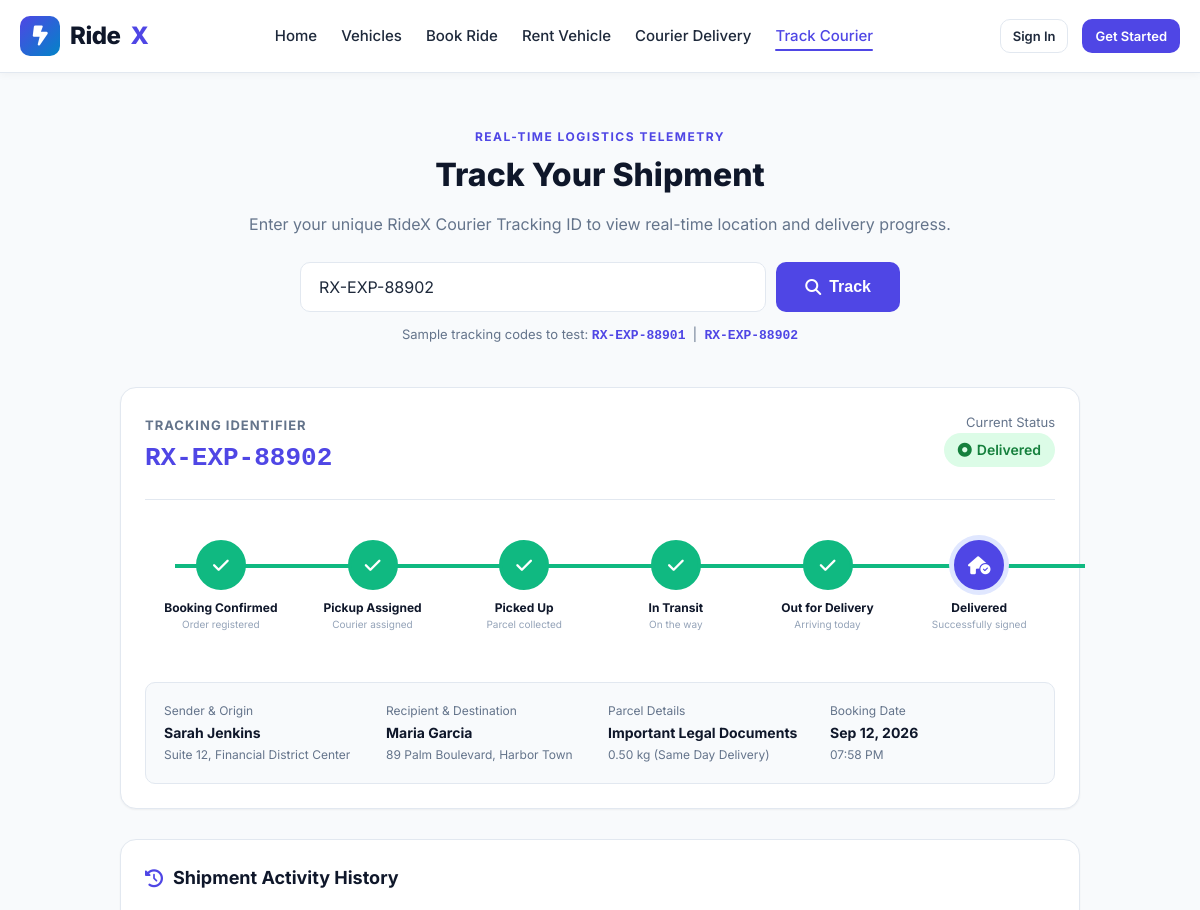
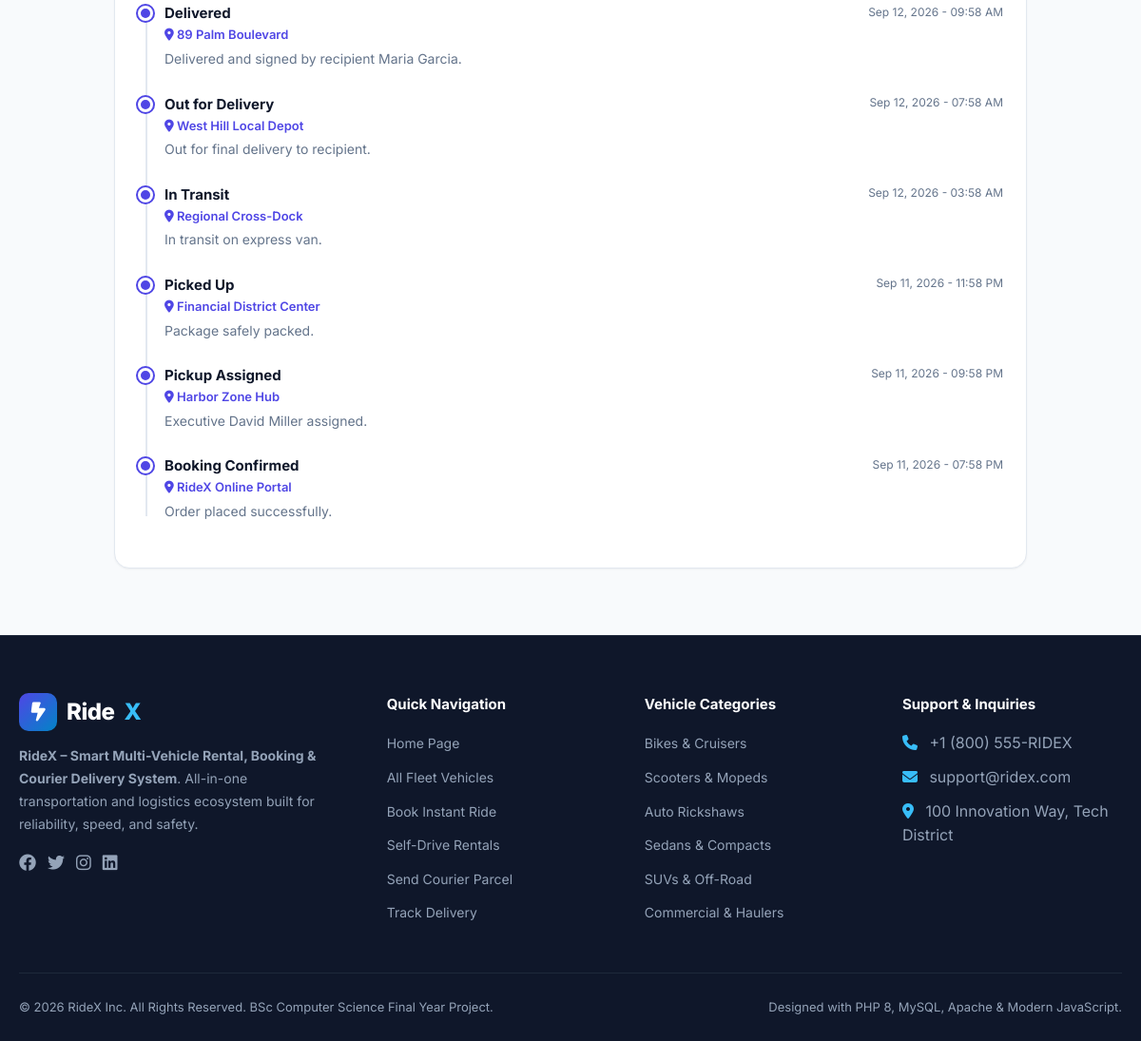
/tracking.php?code=RX-EXP-88902, run on the app's committed database (2 pictures, top to bottom).
### tables this page shows
CREATE TABLE `courier_bookings` (
  `id` INT AUTO_INCREMENT PRIMARY KEY,
  `tracking_code` VARCHAR(30) NOT NULL UNIQUE,
  `user_id` INT NULL,
  `sender_name` VARCHAR(100) NOT NULL,
  `sender_phone` VARCHAR(20) NOT NULL,
  `pickup_address` TEXT NOT NULL,
  `receiver_name` VARCHAR(100) NOT NULL,
  `receiver_phone` VARCHAR(20) NOT NULL,
  `delivery_address` TEXT NOT NULL,
  `parcel_type` VARCHAR(80) NOT NULL,
  `parcel_weight` DECIMAL(6,2) NOT NULL,
  `delivery_option` ENUM('Standard Delivery', 'Express Delivery', 'Same Day Delivery') NOT NULL DEFAULT 'Standard Delivery',
  `delivery_fee` DECIMAL(10,2) NOT NULL,
  `payment_status` ENUM('Pending', 'Paid') NOT NULL DEFAULT 'Pending',
  `current_status` ENUM('Payment Pending', 'Booking Confirmed', 'Pickup Assigned', 'Picked Up', 'In Transit', 'Out for Delivery', 'Delivered', 'Cancelled') NOT NULL DEFAULT 'Payment Pending',
  `created_at` TIMESTAMP DEFAULT CURRENT_TIMESTAMP,
  FOREIGN KEY (`user_id`) REFERENCES `users`(`id`) ON DELETE SET NULL,
  INDEX `idx_tracking_code` (`tracking_code`),
  INDEX `idx_courier_status` (`current_status`)
);

CREATE TABLE `courier_tracking` (
  `id` INT AUTO_INCREMENT PRIMARY KEY,
  `courier_id` INT NOT NULL,
  `status` ENUM('Booking Confirmed', 'Pickup Assigned', 'Picked Up', 'In Transit', 'Out for Delivery', 'Delivered', 'Cancelled') NOT NULL,
  `location` VARCHAR(150) NOT NULL,
  `remarks` TEXT NULL,
  `timestamp` TIMESTAMP DEFAULT CURRENT_TIMESTAMP,
  FOREIGN KEY (`courier_id`) REFERENCES `courier_bookings`(`id`) ON DELETE CASCADE,
  INDEX `idx_courier_id` (`courier_id`)
);

### tracking.php (the view, shortened to what this page needs)
<?php
$db = getDB();
$trackingCode = isset($_GET['code']) ? trim($_GET['code']) : '';
$courier = null;
$milestones = [];
$allSteps = [
    'Booking Confirmed' => ['icon' => 'fa-clipboard-check', 'desc' => 'Order registered'],
    'Pickup Assigned'   => ['icon' => 'fa-user-check', 'desc' => 'Courier assigned'],
    'Picked Up'         => ['icon' => 'fa-boxes-packing', 'desc' => 'Parcel collected'],
    'In Transit'        => ['icon' => 'fa-truck-fast', 'desc' => 'On the way'],
    'Out for Delivery'  => ['icon' => 'fa-route', 'desc' => 'Arriving today'],
    'Delivered'         => ['icon' => 'fa-house-circle-check', 'desc' => 'Successfully signed']
];
if (!empty($trackingCode)) {
    $stmt = $db->prepare("SELECT * FROM courier_bookings WHERE tracking_code = ?");
    $stmt->bind_param("s", $trackingCode);
    $stmt->execute();
    $courier = $stmt->get_result()->fetch_assoc();
    if ($courier) {
        $stmtHistory = $db->prepare("SELECT * FROM courier_tracking WHERE courier_id = ? ORDER BY timestamp ASC, id ASC");
        $stmtHistory->bind_param("i", $courier['id']);
        $stmtHistory->execute();
        $milestones = $stmtHistory->get_result()->fetch_all(MYSQLI_ASSOC);
    } else {
        $error = "No shipment was found matching tracking code: " . htmlspecialchars($trackingCode);
    }
}
$currentStatus = $courier['current_status'] ?? '';
$stepKeys = array_keys($allSteps);
$currentStepIndex = array_search($currentStatus, $stepKeys);
include __DIR__ . '/includes/header.php';
?>
<div class="container" style="padding-top: 35px; padding-bottom: 70px;">
    <div style="max-width: 800px; margin: 0 auto 40px; text-align: center;">
        <span class="section-subtitle">Real-Time Logistics Telemetry</span>
        <h1 style="font-size: 32px; font-weight: 800; color: var(--dark); margin-bottom: 12px;">Track Your Shipment</h1>
        <p style="color: var(--text-muted); margin-bottom: 25px;">Enter your unique RideX Courier Tracking ID to view real-time location and delivery progress.</p>
        <form action="tracking.php" method="GET" style="display: flex; gap: 10px; max-width: 600px; margin: 0 auto;">
            <input type="text" name="code" class="form-control" style="padding: 14px 18px; font-size: 16px;" placeholder="Enter Tracking Code (e.g. RX-EXP-88901)" value="<?= htmlspecialchars($trackingCode) ?>" required>
            <button type="submit" class="btn btn-primary btn-lg"><i class="fa-solid fa-magnifying-glass"></i> Track</button>
        </form>
        <div style="margin-top: 12px; font-size: 13px; color: var(--text-muted);">
            Sample tracking codes to test:
            <a href="tracking.php?code=RX-EXP-88901" style="font-family: monospace; font-weight: 600;">RX-EXP-88901</a> &nbsp;|&nbsp;
            <a href="tracking.php?code=RX-EXP-88902" style="font-family: monospace; font-weight: 600;">RX-EXP-88902</a>
        </div>
    </div>
    <?php if ($courier): ?>
        <div style="max-width: 960px; margin: 0 auto;">
            <div class="card" style="margin-bottom: 30px;">
                <div style="display: flex; justify-content: space-between; align-items: flex-start; flex-wrap: wrap; gap: 16px; border-bottom: 1px solid var(--border); padding-bottom: 20px;">
                    <div>
                        <span style="font-size: 13px; color: var(--text-muted); text-transform: uppercase; font-weight: 700; letter-spacing: 1px;">Tracking Identifier</span>
                        <h2 style="font-size: 26px; font-weight: 800; color: var(--primary); font-family: monospace;"><?= htmlspecialchars($courier['tracking_code']) ?></h2>
                    </div>
                    <div style="text-align: right;">
                        <span style="font-size: 13px; color: var(--text-muted); display: block;">Current Status</span>
                        <span class="status-pill status-<?= strtolower(str_replace(' ', '-', $courier['current_status'])) ?>" style="font-size: 14px; padding: 6px 14px;">
                            <i class="fa-solid fa-circle-dot"></i> <?= htmlspecialchars($courier['current_status']) ?>
                        </span>
                    </div>
                </div>
                <div class="tracking-stepper">
                    <?php
                    $pct = ($currentStepIndex >= 0) ? ($currentStepIndex / (count($allSteps) - 1)) * 100 : 0;
                    ?>
                    <div class="tracking-progress-bar" style="width: <?= $pct ?>%;"></div>
                    <?php
                    $idx = 0;
                    foreach ($allSteps as $stepName => $stepInfo):
                        $isCompleted = ($currentStepIndex > $idx);
                        $isActive = ($currentStepIndex === $idx);
                        $stateClass = $isCompleted ? 'completed' : ($isActive ? 'active' : '');
                        $idx++;
                    ?>
                        <div class="step-node <?= $stateClass ?>">
                            <div class="step-icon">
                                <i class="fa-solid <?= $isCompleted ? 'fa-check' : $stepInfo['icon'] ?>"></i>
                            </div>
                            <div class="step-label">
                                <div><?= htmlspecialchars($stepName) ?></div>
                                <small style="font-weight: 400; color: var(--text-light);"><?= $stepInfo['desc'] ?></small>
                            </div>
                        </div>
                    <?php endforeach; ?>
                </div>
                <div style="display: grid; grid-template-columns: repeat(auto-fit, minmax(200px, 1fr)); gap: 16px; background: #f8fafc; padding: 18px; border-radius: var(--radius-md); border: 1px solid var(--border);">
                    <div>
                        <span style="font-size: 12px; color: var(--text-muted); display: block;">Sender & Origin</span>
                        <strong style="font-size: 14px; color: var(--dark);"><?= htmlspecialchars($courier['sender_name']) ?></strong>
                        <p style="font-size: 12px; color: var(--text-muted); margin: 0;"><?= htmlspecialchars($courier['pickup_address']) ?></p>
                    </div>
                    <div>
                        <span style="font-size: 12px; color: var(--text-muted); display: block;">Recipient & Destination</span>
                        <strong style="font-size: 14px; color: var(--dark);"><?= htmlspecialchars($courier['receiver_name']) ?></strong>
                        <p style="font-size: 12px; color: var(--text-muted); margin: 0;"><?= htmlspecialchars($courier['delivery_address']) ?></p>
                    </div>
                    <div>
                        <span style="font-size: 12px; color: var(--text-muted); display: block;">Parcel Details</span>
                        <strong style="font-size: 14px; color: var(--dark);"><?= htmlspecialchars($courier['parcel_type']) ?></strong>
                        <p style="font-size: 12px; color: var(--text-muted); margin: 0;"><?= number_format($courier['parcel_weight'], 2) ?> kg (<?= htmlspecialchars($courier['delivery_option']) ?>)</p>
                    </div>
                    <div>
                        <span style="font-size: 12px; color: var(--text-muted); display: block;">Booking Date</span>
                        <strong style="font-size: 14px; color: var(--dark);"><?= date('M d, Y', strtotime($courier['created_at'])) ?></strong>
                        <p style="font-size: 12px; color: var(--text-muted); margin: 0;"><?= date('h:i A', strtotime($courier['created_at'])) ?></p>
                    </div>
                </div>
            </div>
            <div class="card">
                <h3 class="card-title"><i class="fa-solid fa-clock-rotate-left" style="color: var(--primary);"></i> Shipment Activity History</h3>
                <?php if (empty($milestones)): ?>
                    <p style="color: var(--text-muted);">No activity has been logged yet for this parcel.</p>
                <?php else: ?>
                    <div class="timeline">
                        <?php foreach (array_reverse($milestones) as $m): ?>
                            <div class="timeline-item">
                                <div class="timeline-point"></div>
                                <div class="timeline-content">
                                    <div style="display: flex; justify-content: space-between; align-items: center; flex-wrap: wrap;">
                                        <h4><?= htmlspecialchars($m['status']) ?></h4>
                                        <span class="timeline-meta"><?= date('M d, Y - h:i A', strtotime($m['timestamp'])) ?></span>
                                    </div>
                                    <div style="font-size: 13px; color: var(--primary); font-weight: 600; margin-bottom: 4px;">
                                        <i class="fa-solid fa-location-dot"></i> <?= htmlspecialchars($m['location']) ?>
                                    </div>
                                    <?php if (!empty($m['remarks'])): ?>
                                        <p style="font-size: 14px; color: var(--text-muted); margin: 0;"><?= htmlspecialchars($m['remarks']) ?></p>
                                    <?php endif; ?>
                                </div>
                            </div>
                        <?php endforeach; ?>
                    </div>
                <?php endif; ?>
            </div>
        </div>
    <?php endif; ?>
</div>
<?php include __DIR__ . '/includes/footer.php'; ?>

### data on the page
courier_bookings: tracking_code "RX-EXP-88902", current_status "Delivered", sender_name "Sarah Jenkins", pickup_address "Suite 12, Financial District Center", receiver_name "Maria Garcia", delivery_address "89 Palm Boulevard, Harbor Town", parcel_type "Important Legal Documents", parcel_weight "0.50", delivery_option "Same Day Delivery", created_at "Sep 12, 2026", created_at "07:58 PM"
courier_tracking: status "Delivered", timestamp "Sep 12, 2026 - 09:58 AM", location "89 Palm Boulevard", remarks "Delivered and signed by recipient Maria Garcia."
courier_tracking: status "Out for Delivery", timestamp "Sep 12, 2026 - 07:58 AM", location "West Hill Local Depot", remarks "Out for final delivery to recipient."
courier_tracking: status "In Transit", timestamp "Sep 12, 2026 - 03:58 AM", location "Regional Cross-Dock", remarks "In transit on express van."
courier_tracking: status "Picked Up", timestamp "Sep 11, 2026 - 11:58 PM", location "Financial District Center", remarks "Package safely packed."
courier_tracking: status "Pickup Assigned", timestamp "Sep 11, 2026 - 09:58 PM", location "Harbor Zone Hub", remarks "Executive David Miller assigned."
courier_tracking: status "Booking Confirmed", timestamp "Sep 11, 2026 - 07:58 PM", location "RideX Online Portal", remarks "Order placed successfully."

### other printed values
$stepName "Booking Confirmed"
$stepInfo['desc'] "Order registered"
$stepName "Pickup Assigned"
$stepInfo['desc'] "Courier assigned"
$stepName "Picked Up"
$stepInfo['desc'] "Parcel collected"
$stepName "In Transit"
$stepInfo['desc'] "On the way"
$stepName "Out for Delivery"
$stepInfo['desc'] "Arriving today"
$stepName "Delivered"
$stepInfo['desc'] "Successfully signed"
